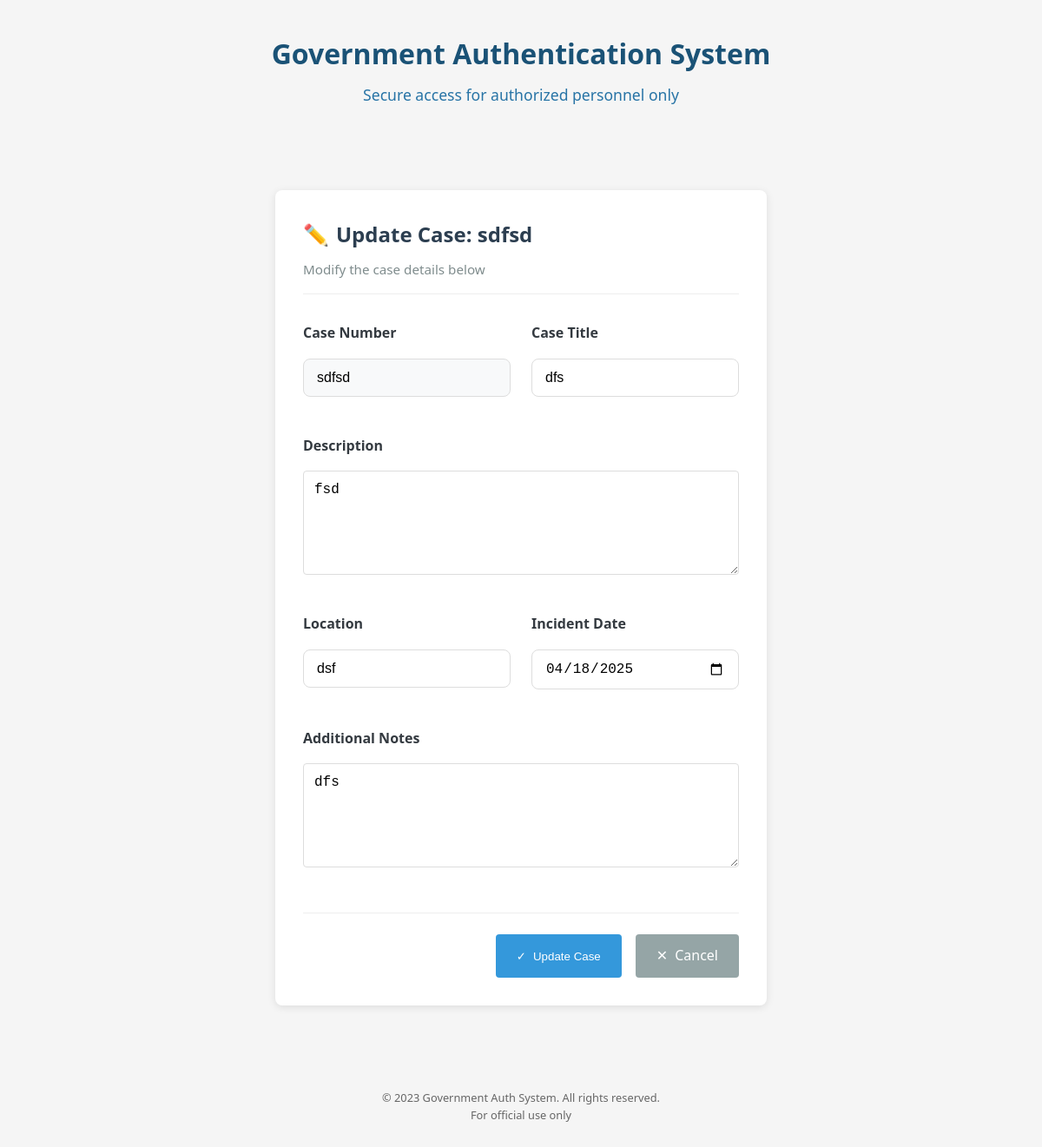
Page /accounts/cases/15/update/ (signed in) on the committed database.
### accounts/models.py (models this page shows, shortened)
class Case(models.Model):
    CASE_STATUS = (
        ('active', 'Active'),
        ('closed', 'Closed'),
        ('archived', 'Archived'),
    )
    user = models.ForeignKey(get_user_model(), on_delete=models.CASCADE)
    case_number = models.CharField(max_length=50, unique=True)
    title = models.CharField(max_length=100)
    description = models.TextField()
    created_at = models.DateTimeField(auto_now_add=True)
    updated_at = models.DateTimeField(auto_now=True)
    status = models.CharField(max_length=10, choices=CASE_STATUS, default='active')
    location = models.CharField(max_length=100, blank=True)
    incident_date = models.DateField(null=True, blank=True)
    notes = models.TextField(blank=True)
    class Meta:
        ordering = ['-created_at']

### accounts/views.py (the view)
# urls.py: path('cases/<int:pk>/update/', views.update_case, name='update_case'),
@login_required
def update_case(request, pk):
    case = get_object_or_404(Case, pk=pk, user=request.user)
    if request.method == 'POST':
        form = CaseForm(request.POST, instance=case)
        if form.is_valid():
            form.save()
            messages.success(request, 'Case updated successfully!')
            return redirect('home')
    else:
        form = CaseForm(instance=case)
    return render(request, 'accounts/update_case.html', {'form': form, 'case': case})

### accounts/forms.py
class CaseForm(forms.ModelForm):
    class Meta:
        model = Case
        fields = ['case_number', 'title', 'description', 'location', 'incident_date', 'notes']
        widgets = {
            'incident_date': forms.DateInput(attrs={'type': 'date'}),
            'description': forms.Textarea(attrs={'rows': 3}),
            'notes': forms.Textarea(attrs={'rows': 3}),
        }

### accounts/templates/accounts/update_case.html (shortened to what this page needs)
{% extends 'accounts/auth_base.html' %}
{% load static %}
{% block content %}
<div class="case-form-container">
    <div class="case-form-header">
        <h2><i class="icon">✏️</i> Update Case: {{ case.case_number }}</h2>
        <p class="subtitle">Modify the case details below</p>
    </div>
    <form method="post" class="case-form">
        <div class="form-grid">
            <div class="form-group">
                <label for="id_case_number">Case Number</label>
                <input type="text" name="case_number" id="id_case_number"
                       value="{{ form.case_number.value|default_if_none:'' }}"
                       required class="form-control" readonly>
            </div>
            <div class="form-group">
                <label for="id_title">Case Title</label>
                <input type="text" name="title" id="id_title"
                       value="{{ form.title.value|default_if_none:'' }}"
                       required class="form-control" placeholder="Brief descriptive title">
            </div>
            <div class="form-group full-width">
                <label for="id_description">Description</label>
                <textarea name="description" id="id_description" rows="4"
                          required class="form-control"
                          placeholder="Detailed case description">{{ form.description.value|default_if_none:'' }}</textarea>
            </div>
            <div class="form-group">
                <label for="id_location">Location</label>
                <input type="text" name="location" id="id_location"
                       value="{{ form.location.value|default_if_none:'' }}"
                       class="form-control" placeholder="Incident location">
            </div>
            <div class="form-group">
                <label for="id_incident_date">Incident Date</label>
                <input type="date" name="incident_date" id="id_incident_date"
                       value="{{ form.incident_date.value|date:'Y-m-d' }}"
                       class="form-control">
            </div>
            <div class="form-group full-width">
                <label for="id_notes">Additional Notes</label>
                <textarea name="notes" id="id_notes" rows="3"
                          class="form-control"
                          placeholder="Any additional information">{{ form.notes.value|default_if_none:'' }}</textarea>
            </div>
        </div>
        <div class="form-actions">
            <button type="submit" class="btn btn-primary">
                <i class="icon">✓</i> Update Case
            </button>
            <a href="{% url 'case_detail' case.id %}" class="btn btn-secondary">
                <i class="icon">✕</i> Cancel
            </a>
        </div>
    </form>
</div>
{% endblock %}

### accounts/static/accounts/css/auth.css (style rules this page uses)
:root { --primary-color: #1a5276; --secondary-color: #2874a6; --accent-color: #e74c3c; --light-color: #f8f9fa; --dark-color: #343a40; --success-color: #28a745; --warning-color: #ffc107; --danger-color: #dc3545; --border-radius: 8px; --box-shadow: 0 4px 6px rgba(0, 0, 0, 0.1); --transition: all 0.3s ease; }
* { margin: 0; padding: 0; box-sizing: border-box; }
body { font-family: 'Segoe UI', Tahoma, Geneva, Verdana, sans-serif; background-color: #f5f5f5; color: #333; line-height: 1.6; }
.form-group { display: flex; flex-direction: column; gap: 0.5rem; }
.form-group label { font-weight: 600; color: var(--dark-color); }
.form-group input { padding: 12px 15px; border: 1px solid #ddd; border-radius: var(--border-radius); font-size: 1rem; transition: var(--transition); }
.case-form-container { max-width: 800px; margin: 0 auto; background: white; border-radius: 10px; box-shadow: 0 2px 10px rgba(0,0,0,0.1); padding: 2rem; }
.case-form-header { margin-bottom: 2rem; padding-bottom: 1rem; border-bottom: 1px solid #eee; }
.case-form-header h2 { display: flex; align-items: center; gap: 0.5rem; color: #2c3e50; }
.subtitle { color: #7f8c8d; margin-top: 0.5rem; }
.form-grid { display: grid; grid-template-columns: repeat(2, 1fr); gap: 1.5rem; }
.form-group { margin-bottom: 1rem; }
.form-group.full-width { grid-column: span 2; }
.form-control { width: 100%; padding: 0.75rem; border: 1px solid #ddd; border-radius: 5px; font-size: 1rem; transition: all 0.3s ease; }
.form-actions { display: flex; justify-content: flex-end; gap: 1rem; margin-top: 2rem; padding-top: 1rem; border-top: 1px solid #eee; }
.btn { padding: 0.75rem 1.25rem; border-radius: 5px; text-decoration: none; font-weight: 500; display: inline-flex; align-items: center; gap: 0.5rem; transition: all 0.3s ease; border: none; cursor: pointer; }
.btn-primary { background-color: #3498db; color: white; }
.btn-secondary { background-color: #95a5a6; color: white; }
.icon { font-style: normal; }
.case-form-container { max-width: 800px; margin: 2rem auto; background: white; border-radius: 8px; box-shadow: 0 2px 10px rgba(0,0,0,0.1); padding: 2rem; }
.case-form-header h2 { display: flex; align-items: center; gap: 0.5rem; color: #2c3e50; margin: 0; }
.subtitle { color: #7f8c8d; margin-top: 0.5rem; font-size: 0.95rem; }
.form-group { margin-bottom: 1.25rem; }
label { display: block; margin-bottom: 0.5rem; font-weight: 600; color: #34495e; }
.form-control { width: 100%; padding: 0.75rem; border: 1px solid #ddd; border-radius: 4px; font-size: 1rem; transition: all 0.3s ease; }
textarea.form-control { min-height: 120px; resize: vertical; }
.form-actions { display: flex; justify-content: flex-end; gap: 1rem; margin-top: 2rem; padding-top: 1.5rem; border-top: 1px solid #eee; }
.btn { padding: 0.75rem 1.5rem; border-radius: 4px; font-weight: 500; display: inline-flex; align-items: center; gap: 0.5rem; transition: all 0.3s ease; cursor: pointer; text-decoration: none; border: none; }
.form-control[readonly] { background-color: #f8f9fa; cursor: not-allowed; }

### rows in the picture
Case: case_number "sdfsd", title "dfs", description "fsd", location "dsf", incident_date "04/18/2025", notes "dfs"
